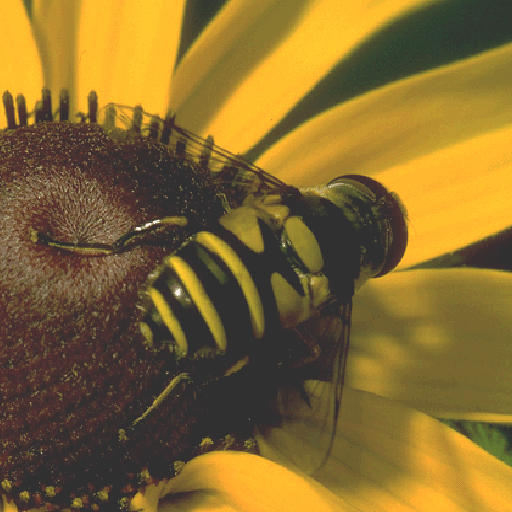
#> input picture RGB/beeflowr.ppm, 512 x 512 px
$ python lena.py
#> lines starting #> are read from the running program, lines starting #| are printed output that depends on the picture
### util.py
from subprocess import call
from PIL import Image  # Import Image from Pillow mudule
import numpy as np  # Import Numpy
import pickle  # Store the key1
import os  # Generate cryptographically secure RNG: os.urandom()
import sys  # Import sys
from operator import xor


def sepearte_RGB_channels(image):
#> called with image = '../../RGB/beeflowr.ppm'
    red, green, blue = Image.open(image).convert('RGB').split()
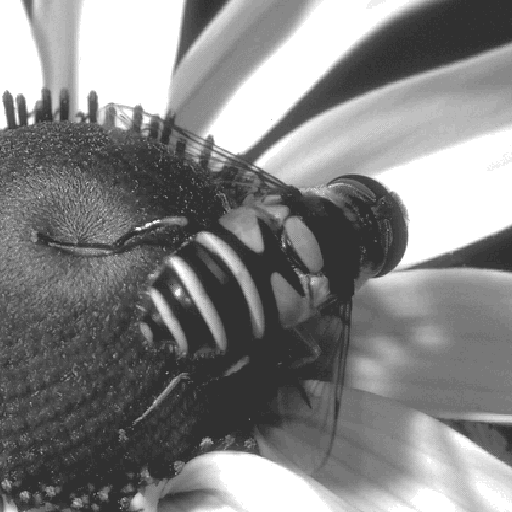
#> red: PIL image 512x512 L; min 39, max 255, mean 131.8
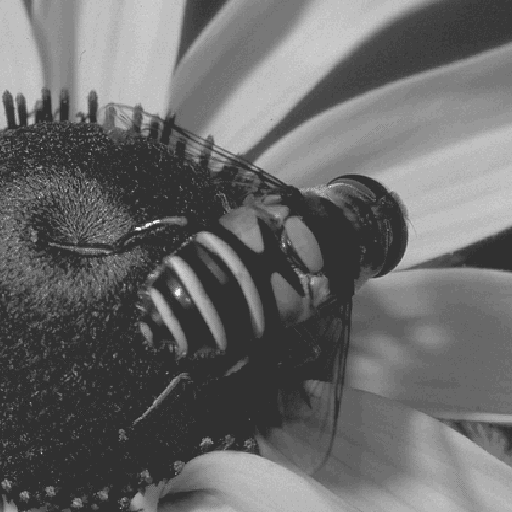
#> green: PIL image 512x512 L; min 40, max 238, mean 105.4
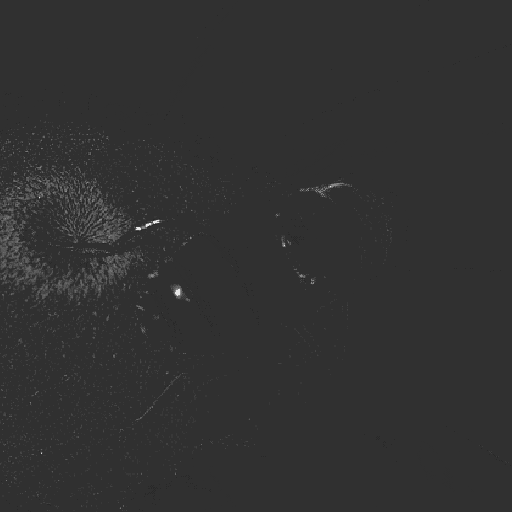
#> blue: PIL image 512x512 L; min 38, max 230, mean 49.3
    r = np.array(red)
    g = np.array(green)
    b = np.array(blue)

    return r, g, b


# [180 lines left out: functions user_input, load_key1, image_encryption, embed_optimal_MSB, extract_optimal_MSB, embed_map and 3 more, not called in this run]

### Test/EMR-RDHEI/lena.py
from PIL import Image  # Import Image from Pillow mudule
import numpy as np  # Import Numpy
import pickle
import sys

sys.path.append('../../')
import util
from operator import xor


if __name__ == '__main__':
    # Seperate the original image channels
    r, g, b = util.sepearte_RGB_channels('../../RGB/beeflowr.ppm')
    R = Image.fromarray(r)
    G = Image.fromarray(g)
    B = Image.fromarray(b)

    R.save('image_beeflowr_R.png')
    G.save('image_beeflowr_G.png')
    B.save('image_beeflowr_B.png')

    # [6 lines of commented-out code are left out]

$ run again, with RGB/anhinga.ppm copied over RGB/beeflowr.ppm
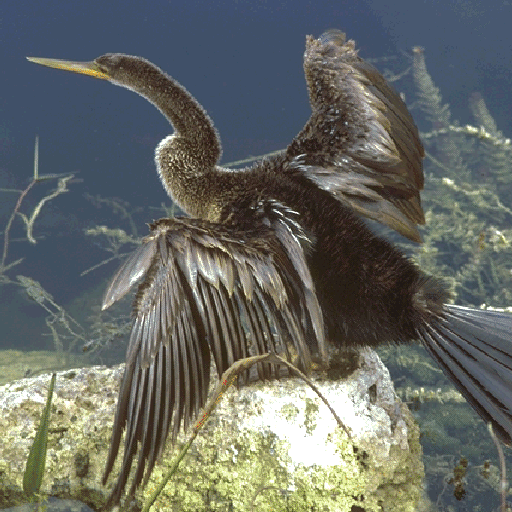
#> input picture RGB/anhinga.ppm, 512 x 512 px
#> in sepearte_RGB_channels, `red, green, blue = Image.open(image).convert('RGB').split()`:
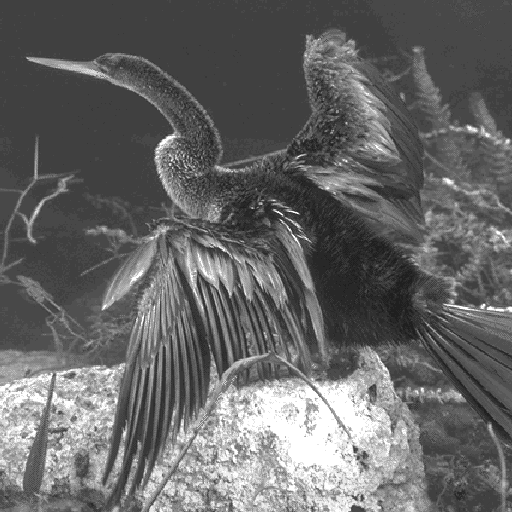
#> red: PIL image 512x512 L; min 31, max 255, mean 102.5
#> in sepearte_RGB_channels, `red, green, blue = Image.open(image).convert('RGB').split()`:
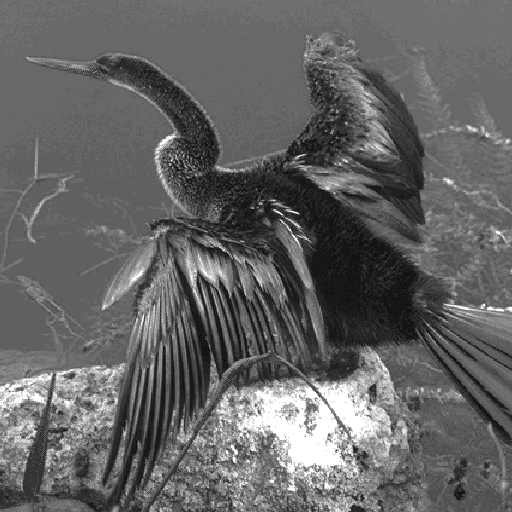
#> blue: PIL image 512x512 L; min 16, max 255, mean 100.2
